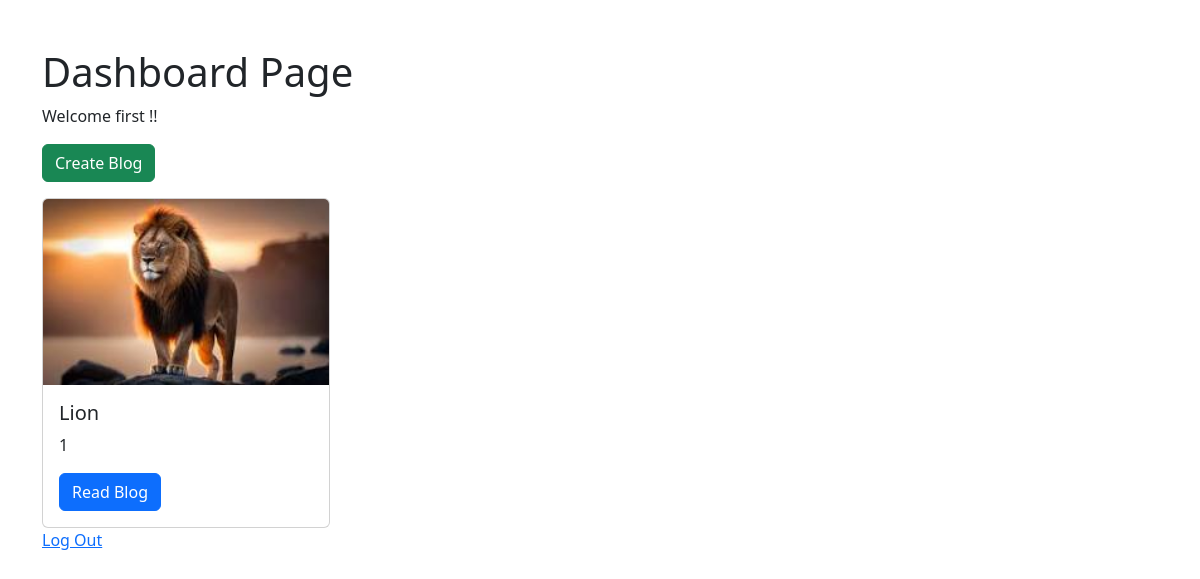
Page /dashboard (signed in) on the earlier database version.
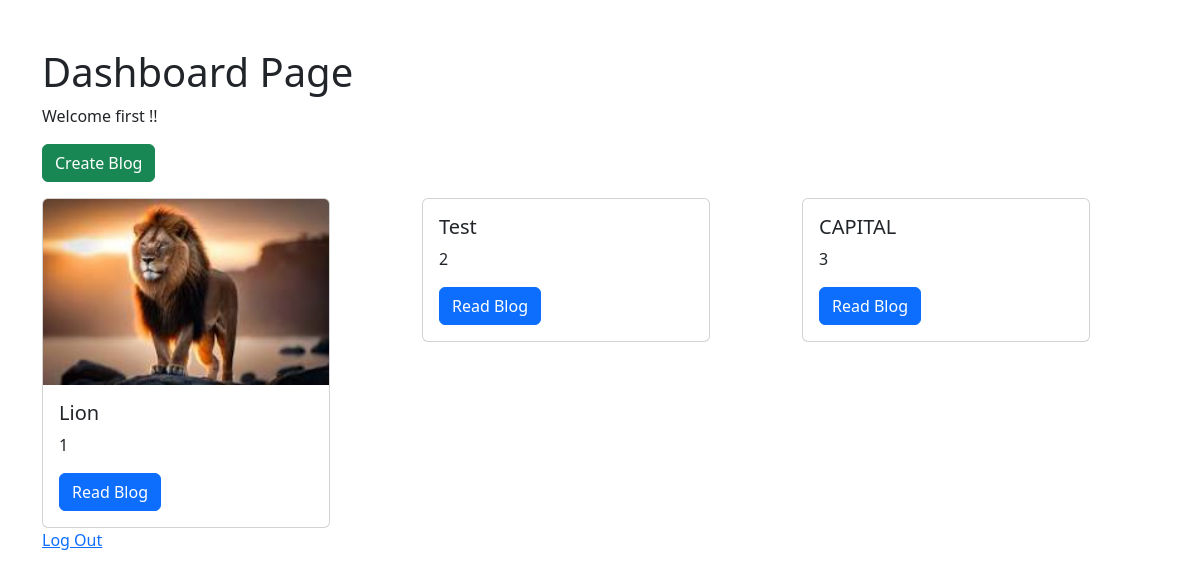
Same page on the later database version.
### application/models.py (models this page shows)
class Blog(db.Model):
    id = db.Column(db.Integer, primary_key=True)
    title = db.Column(db.String(150), nullable=False)
    content = db.Column(db.String(500), nullable=False)
    image_url = db.Column(db.String(150), nullable=True) # storing path for the image
    timestamp = db.Column(db.DateTime, default = datetime.utcnow)
    user_id = db.Column(db.Integer, db.ForeignKey('user.id'), nullable=False)

### application/controllers.py (the view)
@app.route('/dashboard', methods=['GET', 'POST'])
def dashboard():
    if 'username' not in session:
        return redirect(url_for('login'))
    blogs = Blog.query.all()
    return render_template('dashboard.html', username=session['username'], blogs = blogs)

### templates/dashboard.html
{% extends "base.html" %} {% block content %}
<div class="container mt-5">
  <h1>Dashboard Page</h1>
  <p>Welcome {{ username }} !!</p>
  <a type="button" class="btn btn-success" href="/create_blog"> Create Blog </a>
  <div class="row">
    {% for blog in blogs %}
    <div class="col-md-4">
      <div class="card mt-3" style="width: 18rem">
        {% if blog.image_url %}
        <img
          class="card-img-top"
          src="{{ url_for('static', filename= 'images/' + blog.image_url )}}"
          alt="This is supposed to be blog image"
        />
        {% endif %}
        <div class="card-body">
          <h5 class="card-title">{{ blog.title }}</h5>
          <p>{{ blog.id }}</p>
          <a href="{{url_for('blog', id = blog.id)}}" class="btn btn-primary"
            >Read Blog</a
          >
        </div>
      </div>
    </div>
    {% endfor %}
  </div>
  <a href="{{ url_for('logout') }}">Log Out</a>
</div>
{% endblock %}

### templates/base.html (shortened to what this page needs)
<!DOCTYPE html>
<html lang="en">
  <head>
    <link
      href="https://cdn.jsdelivr.net/npm/bootstrap@5.3.3/dist/css/bootstrap.min.css"
      rel="stylesheet"
    />
  </head>
  <body>
    {% block content %} {% endblock %}
  </body>
</html>

Differences in the rows shown:
added Blog: title "Test", id "2"
added Blog: title "CAPITAL", id "3"
